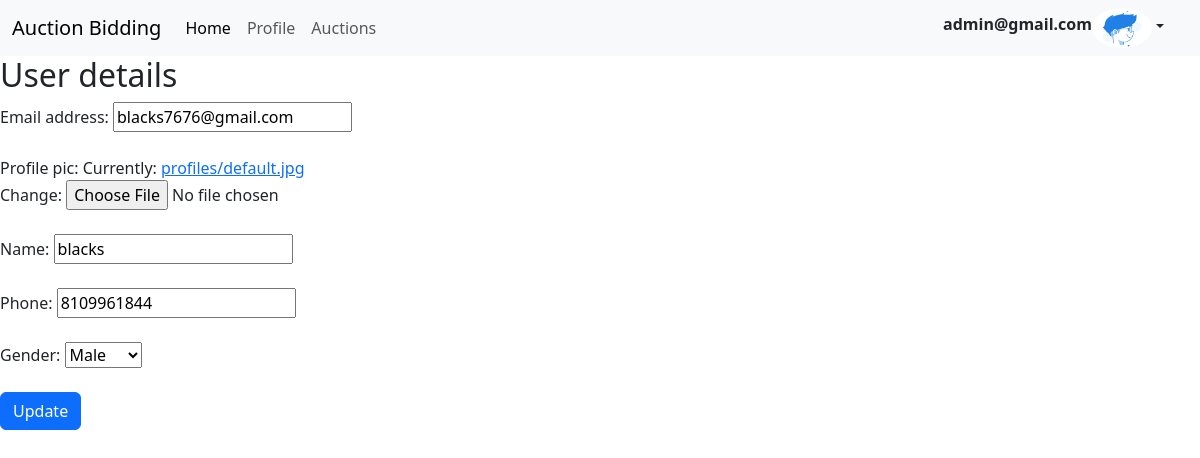
The app's page /userdel/3 (signed in) with its own data.
### accounts/models.py (models this page shows)
class User(AbstractUser):
    username = None
    name = models.CharField(max_length=25)
    profile_pic = models.ImageField(upload_to="profiles",default="profiles/default.jpg")
    email = models.EmailField(_('email address'),unique=True)
    phone = models.CharField(max_length=10,unique=True)
    gender = models.CharField(choices=GENDER,max_length=6)
    USERNAME_FIELD = 'email'
    REQUIRED_FIELDS = ['name','phone','gender']
    objects = UserManager()
    def __str__(self):
        return self.email

### accounts/views.py (the view)
# urls.py: path('userdel/<int:id>', views.user_del,name='userdel'),
def user_del(request,id):
    if request.user.is_authenticated:
        if request.user.is_superuser == True:
            pi = User.objects.get(id=id)
            fm = CustomUserChangeForm(instance=pi)
            context = {
                'form':fm
            }
            return render(request,'user_del.html',context)
        return redirect('login')

### accounts/forms.py
class CustomUserChangeForm(UserChangeForm):
    password = None
    class Meta:
        model = User
        fields = ['email','profile_pic','name','phone','gender']

### accounts/templates/user_del.html (shortened to what this page needs)
{% extends 'base_auction.html' %}
{% block content %}
<h2>User details</h2>
    <form action="" method="post" novalidate>
          {% for fm in form %}
           {{fm.label_tag}}
            {{fm}}
              <br><br>
              {% endfor %}
        <input type='submit' value='Update' class="btn btn-primary">
    </form>
{% endblock content %}

### auctions/templates/base_auction.html (shortened to what this page needs)
{% load static %}
<!DOCTYPE html>
<html lang="en">
<head>
    <link rel="stylesheet" href="{% static 'style.css' %}">
    <link href="https://cdn.jsdelivr.net/npm/bootstrap@5.3.0-alpha1/dist/css/bootstrap.min.css" rel="stylesheet">
</head>
<body>
    <nav class="navbar navbar-expand-lg bg-body-tertiary">
        <div class="container-fluid">
            <a class="navbar-brand" href="{% url 'allauctions' %}">Auction Bidding</a>
            <div class="collapse navbar-collapse" id="navbarScroll">
                <ul class="navbar-nav me-auto my-2 my-lg-0 navbar-nav-scroll" style="--bs-scroll-height: 100px;">
                    <li class="nav-item">
                        <a class="nav-link active" aria-current="page" href="{% url 'dashbord' %}">Home</a>
                    </li>
                    <li class="nav-item">
                        <a class="nav-link" href="{% url 'profile' %}">Profile</a>
                    </li>
                    <li class="nav-item">
                        <a class="nav-link" href="{% url 'allauctions' %}">Auctions</a>
                    </li>
                </ul>
                <form class="d-flex" role="search">
                    <a class="nav-link mt-1" href="#"><b>{{request.user}}</b></a>
                    <span class="nav-item dropdown me-4">
                        <a class="nav-link dropdown-toggle" href="#" role="button" data-bs-toggle="dropdown" aria-expanded="false"><b><img src="{{user.profile_pic.url}}" alt="" width='60px' height="40px" style="border-radius: 50%;"></b></a>
                    </span>
                </form>
            </div>
        </div>
    </nav>
    {% block content %} {% endblock content %}
</body>
</html>

### static/style.css (style rules this page uses)
body { background-color: hwb(180 83% 7%); }

### records on screen
User: user "admin@gmail.com", profile_pic (placeholder picture)
User: form "blacks7676@gmail.com" "blacks" "8109961844" "Male"

### other values on screen
{{ fm.label_tag }} "Email address:" "Profile pic:" "Name:" "Phone:" "Gender:"
